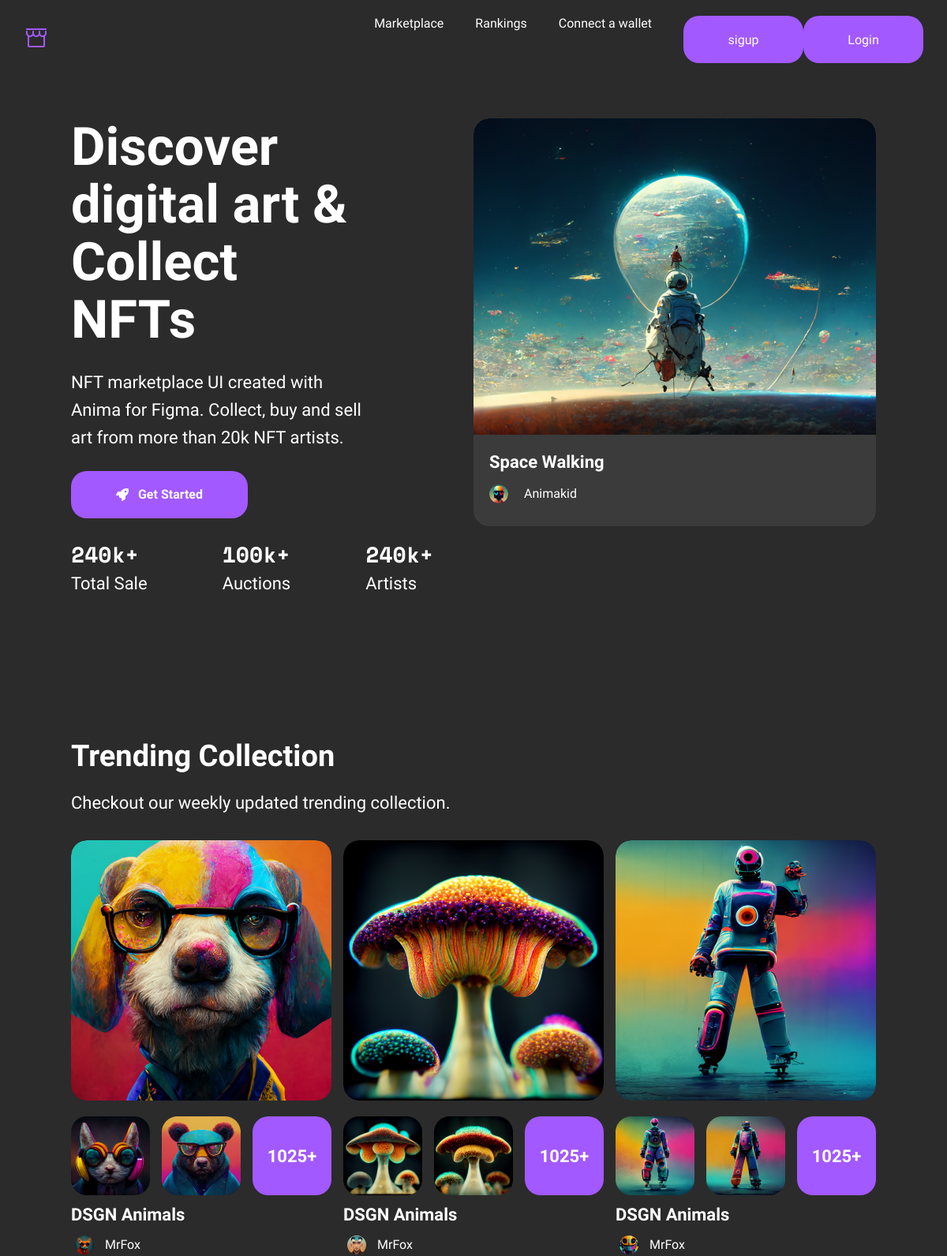
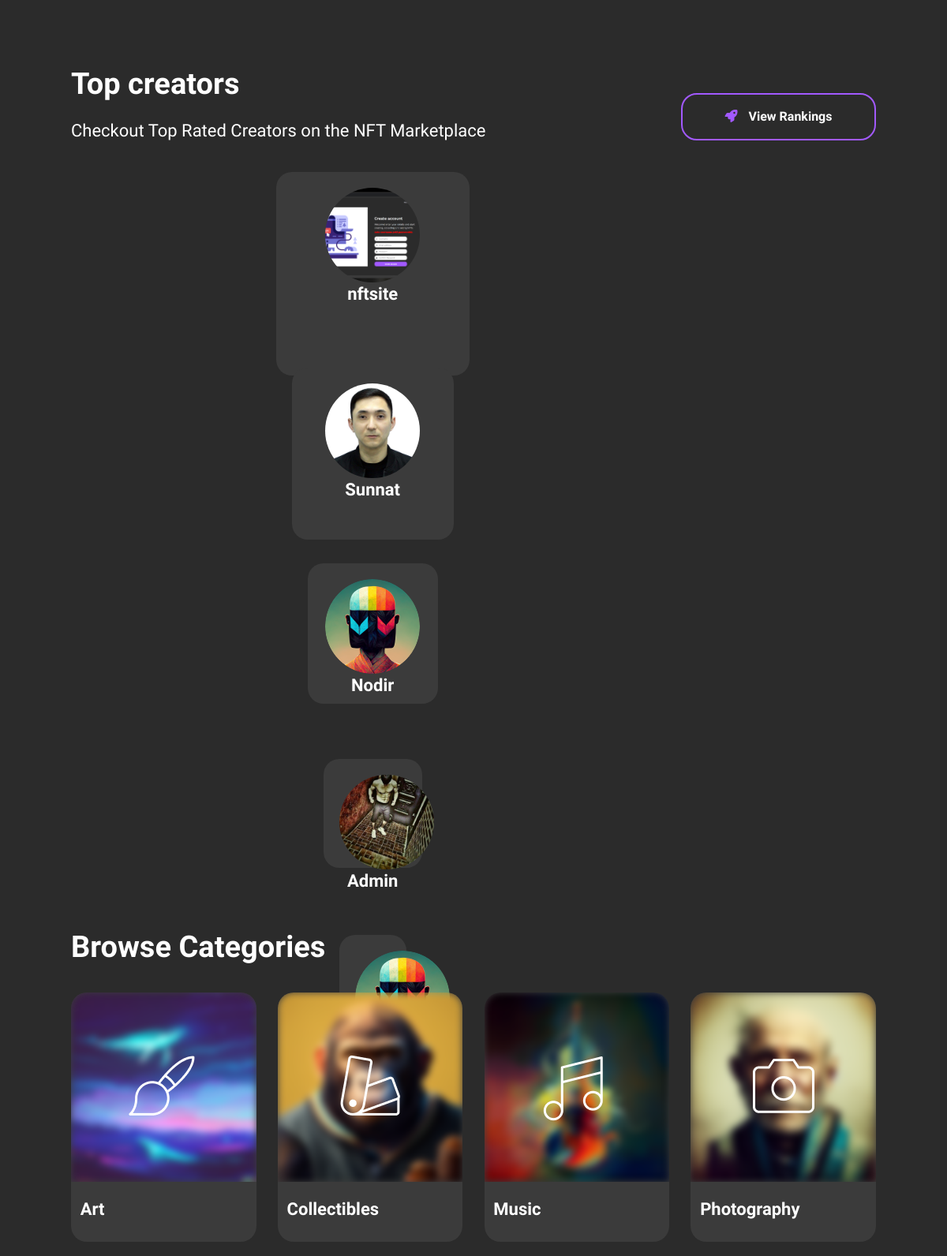
The page / (upper part) on the database its author committed (2 pictures, top to bottom).
### home/models.py (models this page shows, shortened)
class UserModel(models.Model):
    username = models.OneToOneField(User, on_delete=models.CASCADE, null=True)
    email = models.EmailField(max_length=100)
    image = models.ImageField(upload_to='images/', default='static/images/Avatar (2).png', null=True ,blank=True)

### home/views.py (the view)
# urls.py: path('', IndexView, name='index'),
def IndexView(request):
    useredit = UserModel.objects.all()
    ctx = {
            'useredit':useredit
        }
    return render(request, 'index.html', ctx)

### template/index.html (shortened to what this page needs)
{% extends 'navbar.html' %}
{% block content %}
    <div class="container">
        <main class="main">
            <div class="main_left">
                <p class="main_title">Discover  digital art & Collect NFTs</p>
                <p class="main_text">NFT marketplace UI created with Anima for Figma. Collect, buy and sell art from more than 20k NFT artists.</p>
                <a href="nft.html"><button class="main_btn"><i class="fa-solid fa-rocket"></i> Get Started</button></a>
                <div class="main_left_bottom">
                    <div class="main_cound">
                        <p class="count">240k+ </p>
                        <p class="count_name">Total Sale</p>
                    </div>
                    <div class="main_cound">
                        <p class="count">100k+</p>
                        <p class="count_name">Auctions</p>
                    </div>
                    <div class="main_cound">
                        <p class="count">240k+</p>
                        <p class="count_name">Artists</p>
                    </div>
                </div>
            </div>
            <div class="main_right mobile_card">
                <div class="main_card">
                    <div class="main_card_img">
                        <img src="./static/images/maincard.png" alt="image bor">
                    </div>
                    <p>Space Walking</p>
                    <div class="card_bottom">
                        <img class="avatar" src="./static/images/avatar.png" alt="">
                        <span>Animakid</span>
                    </div>
                </div>
            </div>
        </main>
        <section class="treding_container">
            <div class="treding_top">
                <p class="title">Trending Collection</p>
                <p class="text">Checkout our weekly updated trending collection.</p>
            </div>
            <div class="treding_bottom">
                <div class="treding_card ">
                    <div class="treding_card_image">
                        <img src="./static/images/Primary Photo Placeholder.png" alt="">
                    </div>
                    <div class="treding_card_body">
                        <div class="treding_card_items"><img src="./static/images/Secondary Photo Placeholder.png" alt=""></div>
                        <div class="treding_card_items"><img src="./static/images/Secondary Photo Placeholder (1).png" alt=""></div>
                        <div class="treding_card_items_box"><p>1025+</p></div>
                    </div>
                    <div class="treding_card_footer">
                        <p class="card_footer_title">DSGN Animals</p>
                        <div class="treding_footer_bottom">
                            <img src="./static/images/Avatar Placeholder.png" alt="">
                            <span>MrFox</span>
                        </div>
                    </div>
                </div>
                <div class="treding_card treding_card_mobile1">
                    <div class="treding_card_image">
                        <img src="./static/images/Primary Photo Placeholder (1).png" alt="">
                    </div>
                    <div class="treding_card_body">
                        <div class="treding_card_items"><img src="./static/images/Secondary Photo Placeholder (2).png" alt=""></div>
                        <div class="treding_card_items"><img src="./static/images/Secondary Photo Placeholder (3).png" alt=""></div>
                        <div class="treding_card_items_box"><p>1025+</p></div>
                    </div>
                    <div class="treding_card_footer">
                        <p class="card_footer_title">DSGN Animals</p>
                        <div class="treding_footer_bottom">
                            <img src="./static/images/Avatar Placeholder (1).png" alt="">
                            <span>MrFox</span>
                        </div>
                    </div>
                </div>
                <div class="treding_card treding_card_mobile2">
                    <div class="treding_card_image">
                        <img src="./static/images/Primary Photo Placeholder (2).png" alt="">
                    </div>
                    <div class="treding_card_body">
                        <div class="treding_card_items"><img src="./static/images/Secondary Photo Placeholder (4).png" alt=""></div>
                        <div class="treding_card_items"><img src="./static/images/Secondary Photo Placeholder (5).png" alt=""></div>
                        <div class="treding_card_items_box"><p>1025+</p></div>
                    </div>
                    <div class="treding_card_footer">
                        <p class="card_footer_title">DSGN Animals</p>
                        <div class="treding_footer_bottom">
                            <img src="./static/images/Avatar Placeholder (2).png" alt="">
                            <span>MrFox</span>
                        </div>
                    </div>
                </div>
            </div>
        </section>
        <section class="creators">
            <div class="creators_top">
                <div class="creators_top_text">
                    <p class="title">Top creators</p>
                    <p class="text">Checkout Top Rated Creators on the NFT Marketplace</p>
                </div>
                <div class="creators_top_btn">
                    <button class="btn"><i class="fa-solid fa-rocket"></i> View Rankings</button>
                </div>
            </div>
            <div class="creators_button">
                {% for edit in useredit %}
                    <a href="artist.html">
                        <div class="creators_card">
                            <div class="creators_card_image">
                                {% if edit.image %}
                                    <img src="{{ edit.image.url}}" alt="">
                                {% else %}
                                    <img src="./static/images/user-avatar.png" alt="">
                                {% endif %}
                            </div>
                            <div class="creators_card_footer">
                                <p class="creators_card_footer_title">{{ edit.username }}</p>
                            </div>
                {% endfor %}
        </section>
        <section class="catigores">
            <p class="title">Browse Categories</p>
            <div class="categories_container">
                <div class="categories_card">
                    <div class="categories_card_img">
                        <img class="categories_card_img1" src="./static/images/PaintBrush.png" alt="">
                    </div>
                    <p class="categories_card_body_text">Art</p>
                </div>
                <div class="categories_card">
                    <div class="categories_card_img">
                        <img class="categories_card_img1" src="./static/images/Swatches.png" alt="">
                    </div>
                    <p class="categories_card_body_text">Collectibles</p>
                </div>
                <div class="categories_card">
                    <div class="categories_card_img">
                        <img class="categories_card_img1" src="./static/images/MusicNotes.png" alt="">
                    </div>
                    <p class="categories_card_body_text">Music</p>
                </div>
                <div class="categories_card">
                    <div class="categories_card_img">
                        <img class="categories_card_img1" src="./static/images/Camera.png" alt="">
                    </div>
                    <p class="categories_card_body_text">Photography</p>
                </div>
            </div>
        </section>
    </div>
{% endblock %}

### static/signup.css (style rules this page uses)
@media screen and (min-width: 576px) { .title { font-size: 38px; text-align: center; } }
@media screen and (min-width: 768px) { .title { font-size: 38px; text-align: start; } }

### rows shown on the page
UserModel: image (picture), username "nftsite"
UserModel: image (picture), username "Sunnat"
UserModel: image (picture), username "Nodir"
UserModel: image (picture), username "Admin"
